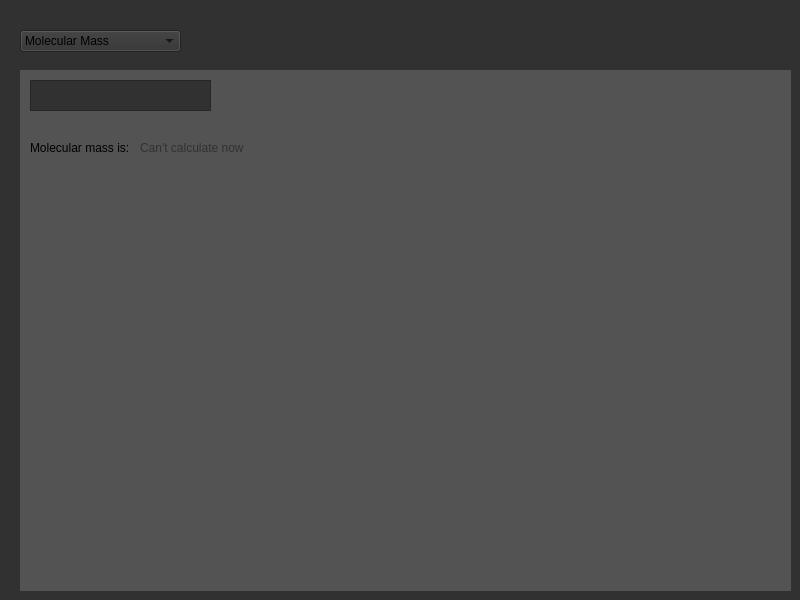
<?xml version="1.0" encoding="UTF-8"?>
<ui version="4.0">
 <class>MainWindow</class>
 <widget class="QMainWindow" name="MainWindow">
  <property name="geometry">
   <rect>
    <x>0</x>
    <y>0</y>
    <width>800</width>
    <height>600</height>
   </rect>
  </property>
  <property name="windowTitle">
   <string>MainWindow</string>
  </property>
  <widget class="QWidget" name="centralwidget">
   <property name="styleSheet">
    <string notr="true">background-color: rgb(49, 49, 49);</string>
   </property>
   <widget class="QComboBox" name="comboBox">
    <property name="geometry">
     <rect>
      <x>20</x>
      <y>30</y>
      <width>161</width>
      <height>22</height>
     </rect>
    </property>
    <item>
     <property name="text">
      <string>Molecular Mass</string>
     </property>
    </item>
    <item>
     <property name="text">
      <string>All atoms mass</string>
     </property>
    </item>
   </widget>
   <widget class="QWidget" name="mMassCalcWidget" native="true">
    <property name="geometry">
     <rect>
      <x>20</x>
      <y>70</y>
      <width>771</width>
      <height>521</height>
     </rect>
    </property>
    <property name="styleSheet">
     <string notr="true">background-color: rgb(83, 83, 83);</string>
    </property>
    <widget class="QTextEdit" name="textEdit">
     <property name="geometry">
      <rect>
       <x>10</x>
       <y>10</y>
       <width>181</width>
       <height>31</height>
      </rect>
     </property>
     <property name="styleSheet">
      <string notr="true">background-color: rgb(49, 49, 49);
color: rgb(255, 255, 255);</string>
     </property>
    </widget>
    <widget class="QLabel" name="label">
     <property name="geometry">
      <rect>
       <x>10</x>
       <y>70</y>
       <width>111</width>
       <height>16</height>
      </rect>
     </property>
     <property name="text">
      <string>Molecular mass is: </string>
     </property>
    </widget>
    <widget class="QLabel" name="label_2">
     <property name="geometry">
      <rect>
       <x>120</x>
       <y>70</y>
       <width>661</width>
       <height>16</height>
      </rect>
     </property>
     <property name="styleSheet">
      <string notr="true">color: rgb(49, 49, 49);</string>
     </property>
     <property name="text">
      <string>Can't calculate now</string>
     </property>
    </widget>
   </widget>
  </widget>
 </widget>
 <resources/>
 <connections/>
</ui>
